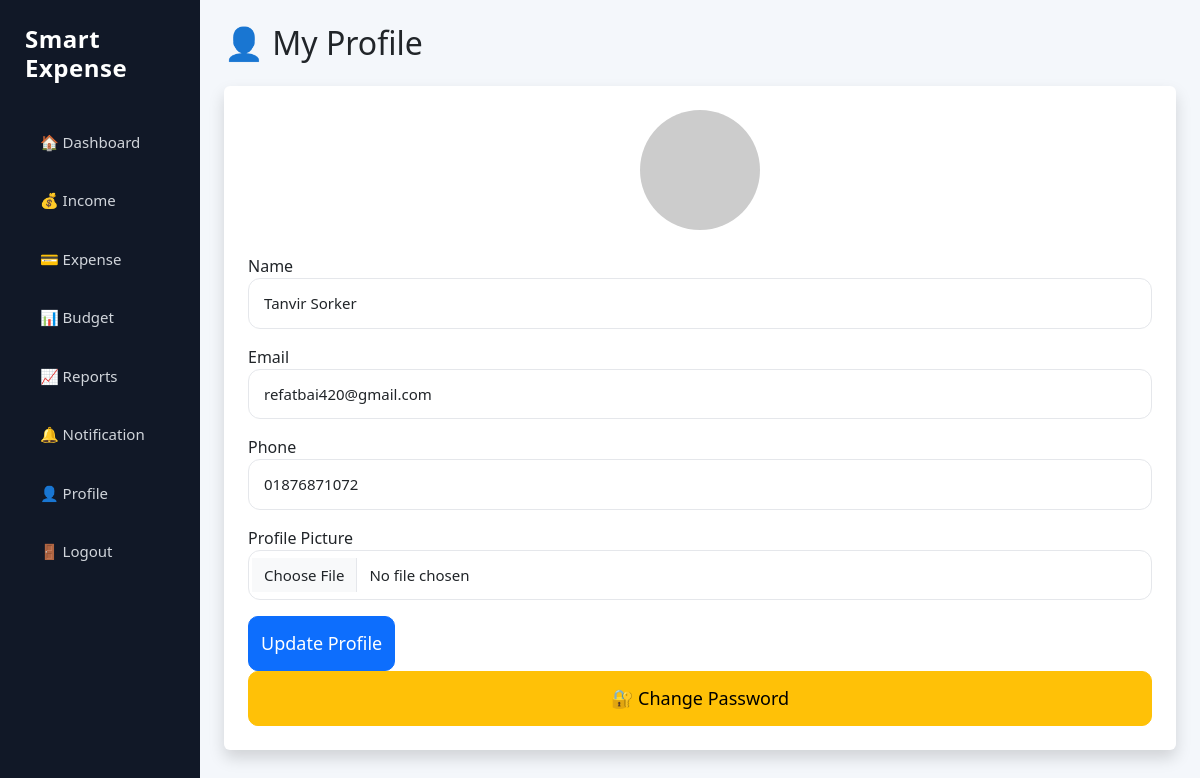
/profile.php (signed in), run on the app's committed database.
### tables this page shows
CREATE TABLE `users` (
  `user_id` int(11) NOT NULL,
  `name` varchar(100) NOT NULL,
  `email` varchar(100) NOT NULL,
  `password` varchar(255) NOT NULL,
  `phone` varchar(20) DEFAULT NULL,
  `profile_image` varchar(255) DEFAULT NULL,
  `created_at` timestamp NOT NULL DEFAULT current_timestamp(),
  `email_verified` int(11) DEFAULT 0,
  `verification_code` varchar(10) DEFAULT NULL,
  `reset_code` varchar(10) DEFAULT NULL,
  `reset_expiry` datetime DEFAULT NULL
);

### profile.php (the view, shortened to what this page needs)
<?php
include "config/database.php";
$user_id=$_SESSION['user_id'];
$result=mysqli_query($conn,
"SELECT * FROM users
WHERE user_id='$user_id'"
);
$user=mysqli_fetch_assoc($result);
?>
<!DOCTYPE html>
<html>
<head>
<link href="https://cdn.jsdelivr.net/npm/bootstrap@5.3.3/dist/css/bootstrap.min.css" rel="stylesheet">
<link rel="stylesheet" href="css/style.css">
</head>
<body>
<div class="container-fluid">
<div class="row">
<div class="col-md-3 col-lg-2 sidebar">
<h4>
Smart Expense
</h4>
<a href="dashboard.php">
🏠 Dashboard
</a>
<a href="income.php">
💰 Income
</a>
<a href="expense.php">
💳 Expense
</a>
<a href="budget.php">
📊 Budget
</a>
<a href="reports.php">
📈 Reports
</a>
<a href="notification.php">
🔔 Notification
</a>
<a href="profile.php">
👤 Profile
</a>
<a href="logout.php">
🚪 Logout
</a>
</div>
<div class="col-md-9 col-lg-10 p-4">
<h2 class="mb-4">
👤 My Profile
</h2>
<div class="card shadow border-0 p-4">
<form method="POST" enctype="multipart/form-data">
<div class="text-center mb-4">
<?php
if($user['profile_image']){
?>
<img src="uploads/<?php echo $user['profile_image']; ?>"
width="120"
height="120"
class="rounded-circle">
<?php
}
else{
?>
<img src="https://via.placeholder.com/120"
class="rounded-circle">
<?php
}
?>
</div>
<div class="mb-3">
<label>
Name
</label>
<input type="text"
name="name"
class="form-control"
value="<?php echo $user['name']; ?>">
</div>
<div class="mb-3">
<label>
Email
</label>
<input type="email"
class="form-control"
value="<?php echo $user['email']; ?>"
readonly>
</div>
<div class="mb-3">
<label>
Phone
</label>
<input type="text"
name="phone"
class="form-control"
value="<?php echo $user['phone']; ?>">
</div>
<div class="mb-3">
<label>
Profile Picture
</label>
<input type="file"
name="profile_image"
class="form-control">
</div>
<button
name="update_profile"
class="btn btn-primary">
Update Profile
</button>
<a href="change_password.php" class="btn btn-warning">
🔐 Change Password
</a>
</form>
</div>
</div>
</div>
</div>
</body>
</html>

### css/style.css (style rules this page uses)
body { background:#f4f7fb; font-family:'Segoe UI', Tahoma, Geneva, Verdana, sans-serif; }
.sidebar { min-height:100vh; background:#111827; padding:25px; }
.sidebar h4 { color:white; font-weight:700; letter-spacing:.5px; margin-bottom:35px; }
.sidebar a { display:block; color:#d1d5db; text-decoration:none; padding:13px 15px; margin-bottom:10px; border-radius:10px; font-size:15px; transition:.3s; }
.form-control, .form-select { border:1px solid #e5e7eb; padding:13px 15px; border-radius:12px; font-size:15px; }
.btn { height:55px; display:flex; align-items:center; justify-content:center; font-size:18px; border-radius:10px; }

### data on the page
users: name "Tanvir Sorker", email "refatbai420@gmail.com", phone "01876871072"
